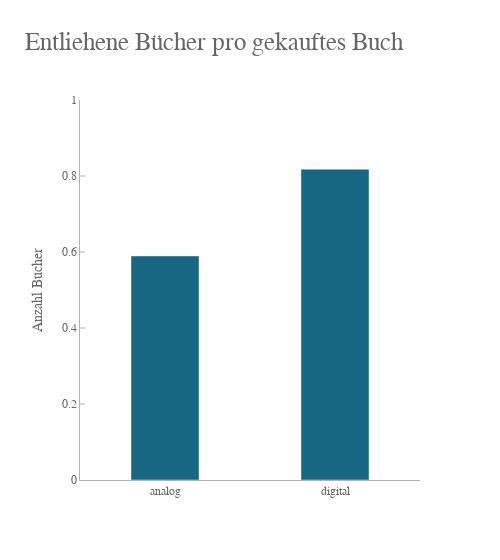

The notebook cell this image was saved under:
### Markdown cell above
### Wie viele Bücher werden pro gekauftes Buch entliehen - analog und digital?
Diese Grafik wurde in der Präsentation nicht verwendet.

### Code cell
fig = go.Figure()

category = ['analog', 'digital']
mean_lendings = [df['lendings_per_sale'].mean(axis=0), df['ebook_lendings_per_sale'].mean(axis=0)]

fig.add_trace(go.Bar(x=category, y=mean_lendings, name='Verkäufe', showlegend=False, marker_color=blue, width=0.4))

fig.update_layout(title='Entliehene Bücher pro gekauftes Buch',
                    title_font_size=25,
                    yaxis_title='Anzahl Bücher',
                    font_family='Gravitas One',
                    font_color=dark_grey,
                    plot_bgcolor=white,
                    width=500,
                    showlegend=False,
                   )

fig.update_xaxes(fixedrange=True, linecolor=grey, dtick=1)
fig.update_yaxes(tick0=0, ticks='inside', range=[0,1], fixedrange=True, tickcolor=grey, linecolor=grey)

### Figure 1 — Plotly figure (JSON) as saved in the notebook; plotly's stock layout.template omitted (floating-point values rounded to 4 significant figures)
{"data": [{"marker": {"color": "#176682"}, "name": "Verkäufe", "showlegend": false, "type": "bar", "width": 0.4, "x": ["analog", "digital"], "y": [0.5895, 0.8178]}], "layout": {"font": {"color": "#666666", "family": "Gravitas One"}, "plot_bgcolor": "#ffffff", "showlegend": false, "title": {"font": {"size": 25}, "text": "Entliehene Bücher pro gekauftes Buch"}, "width": 500, "xaxis": {"dtick": 1, "fixedrange": true, "linecolor": "#b3b3b3"}, "yaxis": {"fixedrange": true, "linecolor": "#b3b3b3", "range": [0, 1], "tick0": 0, "tickcolor": "#b3b3b3", "ticks": "inside", "title": {"text": "Anzahl Bücher"}}}}
